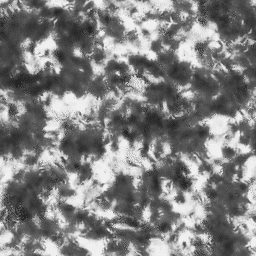
%> input picture Assignment5/texture3bw.tif, 256 x 256 px
$ octave main.m   (GNU Octave 9; MATLAB toolbox functions it lacks are replaced by stand-ins)
%> lines starting %> are read from the running program, lines starting %| are printed output that depends on the picture
### Assignment5/histImage.m
function h = histImage(im)
% returns the histogram of the image
%INPUT: an image in .tiff format
%OUTPUT: the histogram of the image (a 256 long vector)
%
% Written By:
% Waseem Weshahi I.D: 206943391
% Bayan Farhan   I.D: 208300145

%for each grey scale value, we count how many pixels have that grey scale
%value
h = 0:255;
for greyVal = 0:255
	h(greyVal+1) = length(find(im == greyVal));
end

### Assignment5/nhistImage.m
function nh = nhistImage(im)
% INPUT: a grey scale image in .tiff format (265x265 matrix)
% OUTPUT: the normalized histogram of the image
%
% Written By:
% Waseem Weshahi I.D: 206943391
% Bayan Farhan   I.D: 208300145

%normalized histogram is the histogram divided by the number of pixels in
%image
nh = histImage(im);
nh = nh / sum(nh);

### Assignment5/imHistShape.m
function    nim = imHistShape (im1,im2)
% this applies histogram equalization on im1 to im2 adn returns the result
% INPUT: two grey scale images (matrices)
% OUTPUT: an image that is same size as im1 and its histogram is similar to
% im2's
%
% Written By:
% Waseem Weshahi I.D: 206943391
% Bayan Farhan   I.D: 208300145

h1 = nhistImage(im1);
h2 = nhistImage(im2);
%> h2 = 256 values, max 0.034 at index 83, min 0 at index 1, mean 0.00391
% finding the right tone map to perform the histogram equaliaztion
tm = histShape(h1,h2);


nim = mapImage(im1,tm);
end

### Assignment5/histShape.m
function    tm = histShape (h1,h2)
% this function returns a tone map that maps h1 to h2 using the 2 pointer
% algorithm
% INPUT: two histograms (vectors of length 256)
% OUTPUT: a 1x256 vector tone map that maps h1 to h2
%
% Written By:
% Waseem Weshahi I.D: 206943391
% Bayan Farhan   I.D: 208300145

%normalizing
h1 = h1 / sum(h1);
h2 = h2 / sum(h2);

%the algorithm which we implemented uses the ACCUMILATIVE histograms, so
%first we calculate that
for i= 2:256
    h1(i)= h1(i-1) + h1(i);
    h2(i)= h2(i-1) + h2(i);
end
%> after the loop, h1 = 256 values from 0.00377 to 1; h2 = 256 values from 0 to 1

tm = 1:256;
j = 1;
% for each grey value in c1, we find the corresponding index (grey value)
% in h2 which has the same value
for i = 1:256
    while(h2(j)<h1(i) && j<256)
        j=j+1;
    end
    tm(i) = j-1;

end
%> after the loop, j = 241; tm = 256 values from 37 to 240
end

### Assignment5/mapImage.m
function    nim = mapImage (im,tm)
% this function returns the result of applying tone map tm to the image im
% INPUT: a a grey scale.tiff image (256x256) & a tone map (vector 1x256)
% OUTPUT: the modified image
%
% Written By:
% Waseem Weshahi I.D: 206943391
% Bayan Farhan   I.D: 208300145

% the tone map's values should not exceed 255 nor go below 0
if(sum(find(tm<0)) || sum(find(tm>255)))
    disp('ERROR: not a valid tone map')
    return;
end
%applying the mapping using the tone map

nim = tm(im+1);
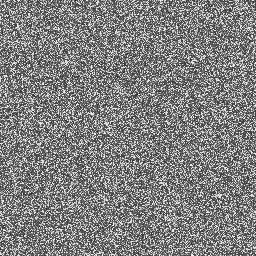
%> nim: size 256x256 double; min 37, max 240, mean 128.1
end

### Assignment5/conv2_cyclic.m
function c = conv2_cyclic(a,b)
% convolve a and b using cyclic padding.
% return imag c same size as a
% assume b <= a
aa = [ a a a ; a a a ; a a a];
c = conv2(aa,b,'same');
c = c(size(a,1)+1:2*size(a,1),size(a,2)+1:2*size(a,2));

### Assignment5/downSample.m
function    DS = downSample(I)
% This routine creates a downsampled blurred version of an image. The routine is used to create
% a Gaussian Pyramid image at a given level, from the image at the previous level..
%
% INPUT:   I = a grayscale image (values in [0,255])
% OUTPUT:  DS = a grayscale image (values in [0,255])  with 1/2 the width and 1/2 the height of  I.
% METHOD:  The input image is blurred using a gaussian mask (use the one given in class) and
%          then subsampled
%
% Written By:
% Waseem Weshahi & Bayan Farhan

g = [0.05 0.25 0.4 0.25 0.05];
mask = g'*g;
blurred = conv2_cyclic(I,mask);
DS = blurred(1:2:size(I,1),1:2:size(I,2));
end

### Assignment5/gaussPyr.m
function    G = gaussPyr(img,levels)
%> called with levels = 7
% This routine creates a Gaussian pyramid.
% INPUT:    img = a grayscale image (values in [0,255])
%           levels = the number of levels created in the Gaussian Pyramid (minimum value = 1).
% OUTPUT:   G = the Gaussian pyramid. G is a 1D array of matrices implemented using matlab's cell.
% METHOD:   Starts with img and creates level after level.
%
% Written By:
%
% Waseem Weshahi & Bayan Farhan

    G = cell(1,levels);
    G{1}=img;
    for i=2:levels
        G{i} = downSample(G{i-1});
    end
%> this loop made 6 passes
%> pass 1, in conv2_cyclic, `aa = [ a a a ; a a a ; a a a];`:
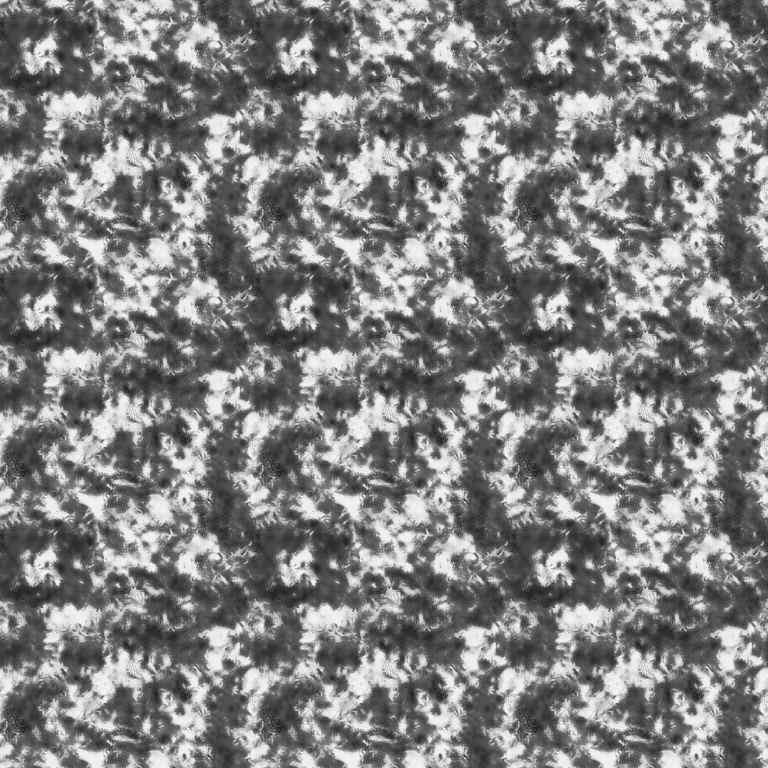
%> aa: size 768x768 double; min 37, max 240, mean 127.8
%> pass 1, in downSample, `DS = blurred(1:2:size(I,1),1:2:size(I,2));`:
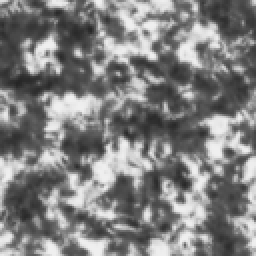
%> DS: size 128x128 double (shown 2 times larger); min 37, max 239.7, mean 127.8
%> after the loop, G = 7 items
end


### Assignment5/laplacPyr.m
function    L = laplacPyr(img,levels)
% This routine creates a Laplacian pyramid.
% INPUT:    img = a grayscale image (values in [0,255])
%           levels = the number of levels created in the Laplacian Pyramid (minimum value = 1).
% OUTPUT:   L = the Laplacian pyramid. L is a 1D array of matrices implemented using matlab's cell.
% METHOD:   Starts with img and creates level after level using gaussPyr and upSample.
%
% Written By:
% Waseem Weshahi & Bayan Farhan
img=round(img);
L = cell(1,levels);
G = gaussPyr(img,levels);
%> G = 7 items
L{levels} = G{levels};
for i = levels-1:-1:1
    L{i} = G{i} - double(upSample(G{i+1}));
end
%> this loop made 6 passes
%> (m in upSample, n in upSample, maskRadius in upSample) on passes 1 to 3: (4, 4, [2 2]), (8, 8, [4 4]), (16, 16, [8 8])
%> pass 3, in upSample (call 3), `US = US*4;`:
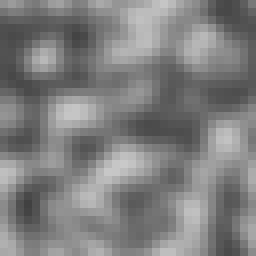
%> US: size 32x32 double (shown 8 times larger); min 65.23, max 201.8, mean 127.8
%> after the loop, L = 7 items

end

### Assignment5/upSample.m
function    US = upSample(I)
% This routine is used to create a Laplacian Pyramid image at a given level.
% INPUT:   I = a grayscale image (values in [0,255])
% OUTPUT:  US = a grayscale image (values in [0,255])  double the width and height of I.
% METHOD:  The input image is stretched in width and height
%          by padding the FFT2 of the image with zeros and then IFFT2.
%
% Written By:
% Waseem Weshahi & Bayan Farhan

newF = fft2(I);
newF = fftshift(newF);
[m,n] = size(newF);

maskRadius = [m/2,n/2];
newF = [[zeros(maskRadius(1),n);newF] zeros(m+maskRadius(1),maskRadius(2))]; % Padding at the top and the right
newF = [ zeros(m+2*maskRadius(1),maskRadius(2)) [newF;zeros(maskRadius(1),n+maskRadius(2))] ]; % Padding at the bottom and

newF = ifftshift(newF);
US = ifft2(newF,'symmetric');
US = US*4; % Renormalizing
end

### Assignment5/textureSynthesis.m
function    newtexture = textureSynthesis(texture,numLevels,numRepeats,show)
% This routine synthesizes a new image with texture statistics similar to the given texture.
%
% INPUT:      texture = a grayscale image (values in [0,255]) containing a texture.
%             numLevels = the number of levels created in the Laplacian Pyramids
%                         used in the process (minimum value = 1).
%             numRepeats = the number of iterations to perform during synthesis.
%             show  =  an OPTIONAL binary argument. If TRUE (~0) then function displays the result
%                      for each iteration. Between displays user must press space bar.
%                      If FALSE (0) or is not given then does not display anything.
% OUTPUT:   newtexture = a grayscale image (values in [0,255]) of size same as input image texture.
% METHOD:  Follows the Heeger and Bergen method:
%             1. Create random image of required size
%             2. Build Laplacian pyramid for input texture and for random image.
%             3. Shape histogram of each level of random image to equal corresponding level of texture pyramid.
%             4. Collapse pyramid of random image producing synthetic texture.
%             5. Correct synthetic texture (collapsed image) to range.
%             6. Repeat from step 2.
%
% Written By:
% Waseem Weshahi & Bayan Farhan

if nargin<4
    show=false;
end

newtexture = floor(rand(size(texture))*255);
newtexture = imHistShape(newtexture,texture);
Lt = laplacPyr(texture,numLevels);    %Laplacian of input texture
%> Lt = 7 items

% applying the Heeger and Bergen method "numRepeats" times
for j=1:numRepeats
   Lr = laplacPyr(newtexture,numLevels); % Laplacian Pyramid of the newtexture

   for i = 1:numLevels
        % Histogram shaping each level of Laplacian Pyramid from random image to texture image
        % and saving it back in Lr
        lr=adjustRange(Lr{i});
        lt=adjustRange(Lt{i});
        Lr{i} = imHistShape((lr),(lt));
   end

   newtexture = adjustRange(collapseLapPyr(Lr));
   newtexture = imHistShape(newtexture,texture);
   if(show)
        showImage(newtexture);
        fprintf("Showing the Synthesied texture after %d iterations\n",j);
        disp('press any key to continue iterating');
        pause;
    end
end
%> this loop made 5 passes
%> pass 1, in collapseLapPyr, `img = L{1};`:
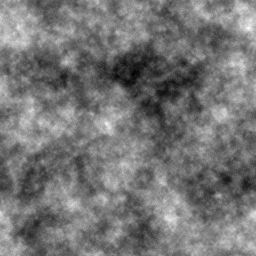
%> img: size 256x256 double; min 366.8, max 1502, mean 890.3; drawn with min black and max white
%> pass 1, in mapImage (call 2), `nim = tm(im+1);`:
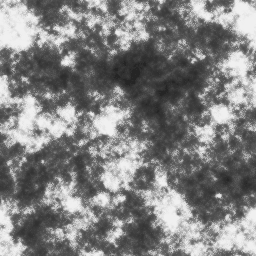
%> nim: size 256x256 double; min 37, max 240, mean 128.5
end

### Assignment5/collapseLapPyr.m
function img = collapseLapPyr(L)
% This routine reconstructs the original image from its Laplacian Pyramid.
% INPUT:      L = the Laplacian pyramid. L is a 1D array of matrices implemented using matlab's cell.
% OUTPUT:   img = a grayscale image (values in [0,255]).
% METHOD:  Works level by level from top of pyramid. Uses function upSample.
%
% Written By:
% Waseem Weshahi & Bayan Farhan

levels = length(L);
for p = levels-1:-1:1
	L{p} = L{p}+upSample(L{p+1});
end
img = L{1};
end

### Assignment5/adjustRange.m
function nim = adjustRange(im)
% this function makes sure that the image's values are between 0 and 255
mini=min(im,[],'all');
maxi=max(im,[],'all');
nim = (im-mini)*255/(maxi-mini);
nim = floor(nim);
end

### Assignment5/main.m
% [A,B] = imread('texture3','tif');
% textureRGB = ind2rgb(A,B);
% textureRGB = 255*textureRGB;
textureRGB = im2double(imread('texture3bw.tif'))*255;
textureRGB=round(textureRGB);
synth = textureSynthesis(textureRGB,7,5,false);
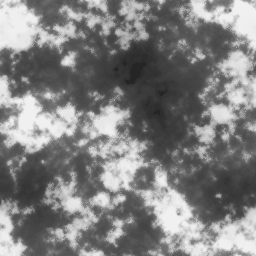
%> synth: size 256x256 double; min 37, max 240, mean 128.2
figure
imshow(textureRGB/255);
title('Original');
figure
imshow(synth/255);
title('Synthetic');

$ run again, with Assignment5/Hope.tif copied over Assignment5/texture3bw.tif
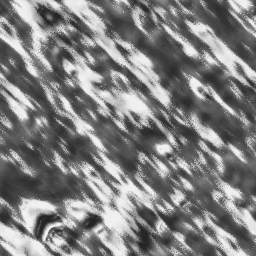
%> input picture Assignment5/Hope.tif, 256 x 256 px
%> in imHistShape, `h2 = nhistImage(im2);`: h2 = 256 values, max 0.0334 at index 83, min 0 at index 1, mean 0.00391
%> after the loop in histShape, `for i= 2:256`: h1 = 256 values from 0.00377 to 1; h2 = 256 values from 0 to 1
%> after the loop in histShape, `for i = 1:256`: j = 241; tm = 256 values from 37 to 240
%> after the loop in gaussPyr, `for i=2:levels`: G = 7 items
%> the loop in laplacPyr, `for i = levels-1:-1:1` made 6 passes
%> (m in upSample, n in upSample, maskRadius in upSample) on passes 1 to 3: (4, 4, [2 2]), (8, 8, [4 4]), (16, 16, [8 8])
%> the loop in textureSynthesis, `for j=1:numRepeats` made 5 passes
%> pass 1, in mapImage (call 2), `nim = tm(im+1);`:
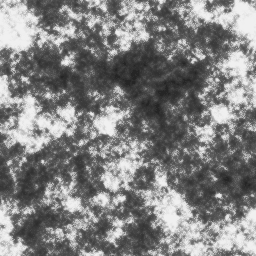
%> nim: size 256x256 double; min 37, max 240, mean 128.6
%> `synth = textureSynthesis(textureRGB,7,5,false);`:
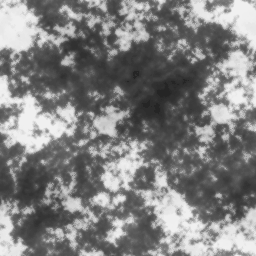
%> synth: size 256x256 double; min 37, max 240, mean 128.1

$ run again, with Assignment5/SynthBW.tif copied over Assignment5/texture3bw.tif
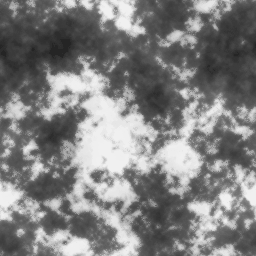
%> input picture Assignment5/SynthBW.tif, 256 x 256 px
%> in imHistShape, `h2 = nhistImage(im2);`: h2 = 256 values, max 0.0292 at index 83, min 0 at index 1, mean 0.00391
%> after the loop in histShape, `for i= 2:256`: h1 = 256 values from 0.00377 to 1; h2 = 256 values from 0 to 1
%> after the loop in histShape, `for i = 1:256`: j = 241; tm = 256 values from 37 to 240
%> the loop in gaussPyr, `for i=2:levels` made 6 passes
%> pass 1, in conv2_cyclic, `aa = [ a a a ; a a a ; a a a];`:
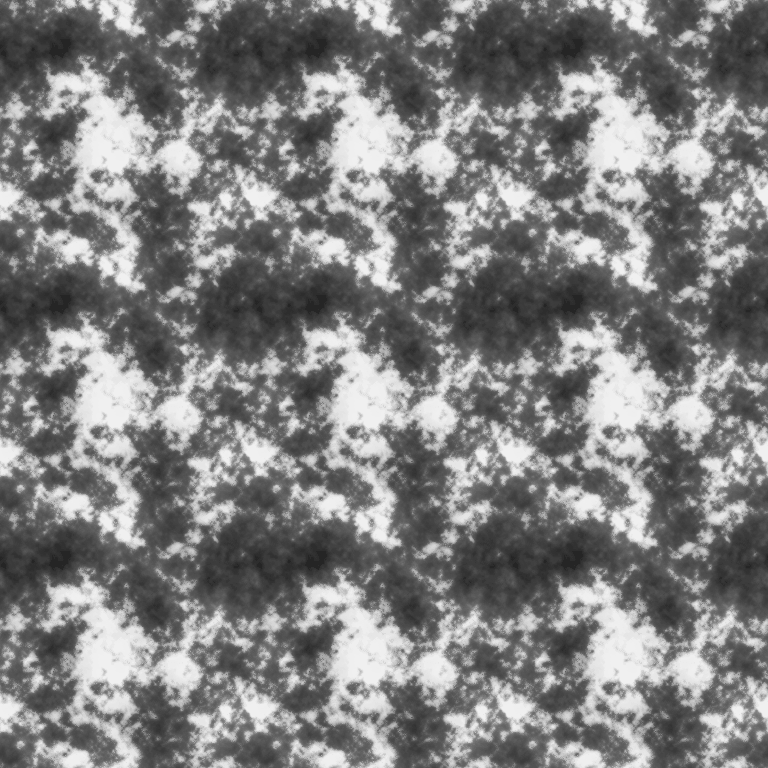
%> aa: size 768x768 double; min 37, max 240, mean 128.1
%> after the loop in gaussPyr, `for i=2:levels`: G = 7 items
%> the loop in laplacPyr, `for i = levels-1:-1:1` made 6 passes
%> (m in upSample, n in upSample, maskRadius in upSample) on passes 1 to 3: (4, 4, [2 2]), (8, 8, [4 4]), (16, 16, [8 8])
%> the loop in textureSynthesis, `for j=1:numRepeats` made 5 passes
%> `synth = textureSynthesis(textureRGB,7,5,false);`:
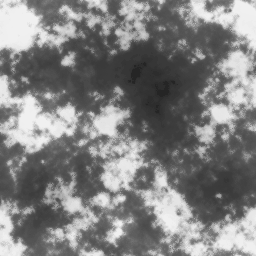
%> synth: size 256x256 double; min 37, max 240, mean 128.5; mean of the top-left, top-right, bottom-left and bottom-right quarters 135.8, 118.1, 134.3, 126
